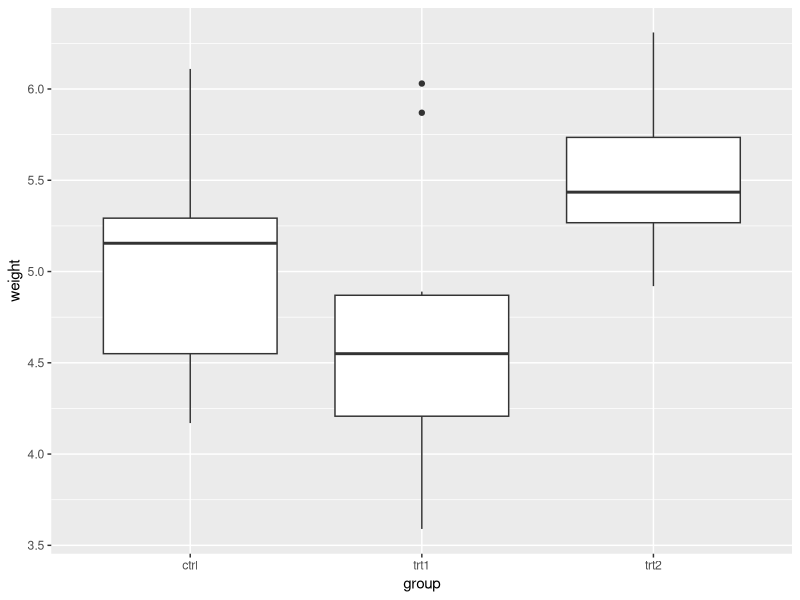

Source code (R):
# An analysis of Plant Growth
# Fahad Almansour
# 28.09.2020
# The first case study in R

# Load packages
library(tidyverse)

# Obtain our data ----
PlantGrowth
PlantGrowth <- as_tibble(PlantGrowth) # convert this to a "tibble" (more on this later)


# Explore our data ----

# Descriptive statistics ----
# mean, standard deviation
PlantGrowth %>% 
  group_by(group) %>% 
  summarise(avg = mean(weight))

# Data Visualization ----
ggplot(PlantGrowth, aes(x = group, y = weight)) +
  geom_boxplot()



# Inferential statistics ----
# 1-way ANOVA


